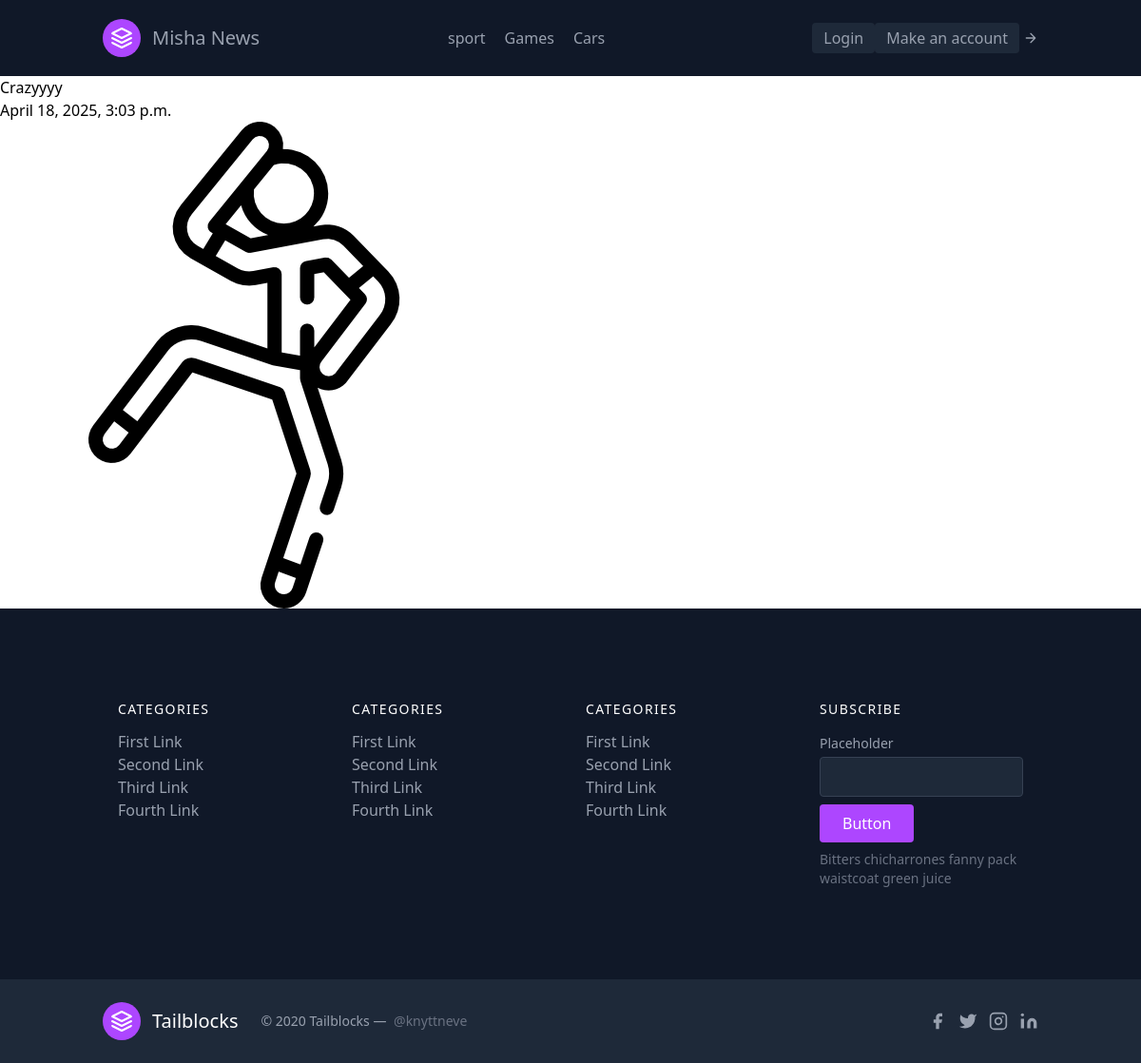
Page /category/2 on the committed database.
### Misha/models.py (models this page shows, shortened)
class Category(models.Model):
    name = models.CharField(max_length=200)
    class Meta:
        verbose_name='category'

class News(models.Model):
    title = models.CharField(max_length=200)
    pub_date = models.DateTimeField(auto_now=True)
    text = models.TextField()
    image = models.ImageField(upload_to='news/images')
    category = models.ForeignKey(Category, on_delete=models.CASCADE)
    class Meta:
        verbose_name_plural='NEWS'
        verbose_name='NEW'

### Misha/views.py (the view)
# urls.py: path('category/<int:id>',category,name='category'),
def category(request,id):
    category = Category.objects.all()
    news = News.objects.filter(category_id=id)
    context = {
        'categories':category,
        'news':news
    }
    return render(request,'category.html',context)

### templates/category.html
{%        extends 'base.html'                  %}
{%           block content                     %}
{% for new in news %}
<h1>{{new.title}}</h1>
<p>{{new.pub_date}}</p>
<a href="{% url 'dev' new.id %}">
    <img src="{{ new.image.url }}" alt="kartinka">
</a>
{% endfor %}
{%   endblock                                  %}

### templates/base.html (shortened to what this page needs)
<!DOCTYPE html>
<html lang="en">
<head>
    <script src="https://cdn.jsdelivr.net/npm/@tailwindcss/browser@4"></script>
</head>
<body>
    <header class="text-gray-400 bg-gray-900 body-font">
        <div class="container mx-auto flex flex-wrap p-5 flex-col md:flex-row items-center">
          <a class="flex title-font font-medium items-center text-white mb-4 md:mb-0">
            <svg xmlns="http://www.w3.org/2000/svg" fill="none" stroke="currentColor" stroke-linecap="round" stroke-linejoin="round" stroke-width="2" class="w-10 h-10 text-white p-2 bg-purple-500 rounded-full" viewBox="0 0 24 24">
              <path d="M12 2L2 7l10 5 10-5-10-5zM2 17l10 5 10-5M2 12l10 5 10-5"></path>
            </svg>
            <a href="{%        url 'home'              %}"><span class="ml-3 text-xl">Misha News</span></a>
          </a>
          <nav class="md:ml-auto md:mr-auto flex flex-wrap items-center text-base justify-center">
            {%for cate in categories%}
            <a href="{% url 'category' cate.id %}" class="mr-5 hover:text-white">{{cate.name}}</a>
            {% endfor %}
          </nav>
          {%     if user.is_authenticated      %}
          <p style="width: 80px;">{{user.username}}</p>
          <button class="inline-flex items-center bg-gray-800 border-0 py-1 px-3 focus:outline-none hover:bg-gray-700 rounded text-base mt-4 md:mt-0"><a href="{%  url  'logo'    %}">Log out</a></button>
          {%  else   %}
          <button     class="inline-flex items-center bg-gray-800 border-0 py-1 px-3 focus:outline-none hover:bg-gray-700 rounded text-base mt-4 md:mt-0"><a href="{%  url  'log'    %}">Login</a></button>
          <button class="inline-flex items-center bg-gray-800 border-0 py-1 px-3 focus:outline-none hover:bg-gray-700 rounded text-base mt-4 md:mt-0"><a href="{%  url  'reg'    %}">Make an account</a></button>
            {%    endif %}
            <svg fill="none" stroke="currentColor" stroke-linecap="round" stroke-linejoin="round" stroke-width="2" class="w-4 h-4 ml-1" viewBox="0 0 24 24">
              <path d="M5 12h14M12 5l7 7-7 7"></path>
            </svg>
        </div>
      </header>
      {%       block content             %}
      {%        endblock                 %}
      <footer class="text-gray-400 bg-gray-900 body-font">
        <div class="container px-5 py-24 mx-auto">
          <div class="flex flex-wrap md:text-left text-center order-first">
            <div class="lg:w-1/4 md:w-1/2 w-full px-4">
              <h2 class="title-font font-medium text-white tracking-widest text-sm mb-3">CATEGORIES</h2>
              <nav class="list-none mb-10">
                <li>
                  <a class="text-gray-400 hover:text-white">First Link</a>
                </li>
                <li>
                  <a class="text-gray-400 hover:text-white">Second Link</a>
                </li>
                <li>
                  <a class="text-gray-400 hover:text-white">Third Link</a>
                </li>
                <li>
                  <a class="text-gray-400 hover:text-white">Fourth Link</a>
                </li>
              </nav>
            </div>
            <div class="lg:w-1/4 md:w-1/2 w-full px-4">
              <h2 class="title-font font-medium text-white tracking-widest text-sm mb-3">CATEGORIES</h2>
              <nav class="list-none mb-10">
                <li>
                  <a class="text-gray-400 hover:text-white">First Link</a>
                </li>
                <li>
                  <a class="text-gray-400 hover:text-white">Second Link</a>
                </li>
                <li>
                  <a class="text-gray-400 hover:text-white">Third Link</a>
                </li>
                <li>
                  <a class="text-gray-400 hover:text-white">Fourth Link</a>
                </li>
              </nav>
            </div>
            <div class="lg:w-1/4 md:w-1/2 w-full px-4">
              <h2 class="title-font font-medium text-white tracking-widest text-sm mb-3">CATEGORIES</h2>
              <nav class="list-none mb-10">
                <li>
                  <a class="text-gray-400 hover:text-white">First Link</a>
                </li>
                <li>
                  <a class="text-gray-400 hover:text-white">Second Link</a>
                </li>
                <li>
                  <a class="text-gray-400 hover:text-white">Third Link</a>
                </li>
                <li>
                  <a class="text-gray-400 hover:text-white">Fourth Link</a>
                </li>
              </nav>
            </div>
            <div class="lg:w-1/4 md:w-1/2 w-full px-4">
              <h2 class="title-font font-medium text-white tracking-widest text-sm mb-3">SUBSCRIBE</h2>
              <div class="flex xl:flex-nowrap md:flex-nowrap lg:flex-wrap flex-wrap justify-center items-end md:justify-start">
                <div class="relative w-40 sm:w-auto xl:mr-4 lg:mr-0 sm:mr-4 mr-2">
                  <label for="footer-field" class="leading-7 text-sm text-gray-400">Placeholder</label>
                  <input type="text" id="footer-field" name="footer-field" class="w-full bg-gray-800 rounded border bg-opacity-40 border-gray-700 focus:bg-transparent focus:ring-2 focus:ring-purple-900 focus:border-purple-500 text-base outline-none text-gray-100 py-1 px-3 leading-8 transition-colors duration-200 ease-in-out">
                </div>
                <button class="lg:mt-2 xl:mt-0 flex-shrink-0 inline-flex text-white bg-purple-500 border-0 py-2 px-6 focus:outline-none hover:bg-purple-600 rounded">Button</button>
              </div>
              <p class="text-gray-500 text-sm mt-2 md:text-left text-center">Bitters chicharrones fanny pack
                <br class="lg:block hidden">waistcoat green juice
              </p>
            </div>
          </div>
        </div>
        <div class="bg-gray-800 bg-opacity-75">
          <div class="container px-5 py-6 mx-auto flex items-center sm:flex-row flex-col">
            <a class="flex title-font font-medium items-center md:justify-start justify-center text-white">
              <svg xmlns="http://www.w3.org/2000/svg" fill="none" stroke="currentColor" stroke-linecap="round" stroke-linejoin="round" stroke-width="2" class="w-10 h-10 text-white p-2 bg-purple-500 rounded-full" viewBox="0 0 24 24">
                <path d="M12 2L2 7l10 5 10-5-10-5zM2 17l10 5 10-5M2 12l10 5 10-5"></path>
              </svg>
              <span class="ml-3 text-xl">Tailblocks</span>
            </a>
            <p class="text-sm text-gray-400 sm:ml-6 sm:mt-0 mt-4">© 2020 Tailblocks —
              <a href="https://twitter.com/knyttneve" class="text-gray-500 ml-1" target="_blank" rel="noopener noreferrer">@knyttneve</a>
            </p>
            <span class="inline-flex sm:ml-auto sm:mt-0 mt-4 justify-center sm:justify-start">
              <a class="text-gray-400">
                <svg fill="currentColor" stroke-linecap="round" stroke-linejoin="round" stroke-width="2" class="w-5 h-5" viewBox="0 0 24 24">
                  <path d="M18 2h-3a5 5 0 00-5 5v3H7v4h3v8h4v-8h3l1-4h-4V7a1 1 0 011-1h3z"></path>
                </svg>
              </a>
              <a class="ml-3 text-gray-400">
                <svg fill="currentColor" stroke-linecap="round" stroke-linejoin="round" stroke-width="2" class="w-5 h-5" viewBox="0 0 24 24">
                  <path d="M23 3a10.9 10.9 0 01-3.14 1.53 4.48 4.48 0 00-7.86 3v1A10.66 10.66 0 013 4s-4 9 5 13a11.64 11.64 0 01-7 2c9 5 20 0 20-11.5a4.5 4.5 0 00-.08-.83A7.72 7.72 0 0023 3z"></path>
                </svg>
              </a>
              <a class="ml-3 text-gray-400">
                <svg fill="none" stroke="currentColor" stroke-linecap="round" stroke-linejoin="round" stroke-width="2" class="w-5 h-5" viewBox="0 0 24 24">
                  <rect width="20" height="20" x="2" y="2" rx="5" ry="5"></rect>
                  <path d="M16 11.37A4 4 0 1112.63 8 4 4 0 0116 11.37zm1.5-4.87h.01"></path>
                </svg>
              </a>
              <a class="ml-3 text-gray-400">
                <svg fill="currentColor" stroke="currentColor" stroke-linecap="round" stroke-linejoin="round" stroke-width="0" class="w-5 h-5" viewBox="0 0 24 24">
                  <path stroke="none" d="M16 8a6 6 0 016 6v7h-4v-7a2 2 0 00-2-2 2 2 0 00-2 2v7h-4v-7a6 6 0 016-6zM2 9h4v12H2z"></path>
                  <circle cx="4" cy="4" r="2" stroke="none"></circle>
                </svg>
              </a>
            </span>
          </div>
        </div>
      </footer>
</body>
</html>

### rows in the picture
Category: name "sport"
Category: name "Games"
Category: name "Cars"
News: title "Crazyyyy", pub_date "April 18, 2025, 3:03 p.m.", image (picture)
